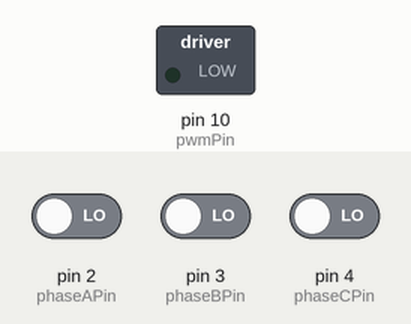
A sketch run on a simulated Arduino Uno, built with avr-gcc and run on an emulated ATmega328P. Shown: switched loads named in the sketch (green lamp = pin HIGH). The inputs (shaded band) are chosen by the test bench; at power-on: pin 2 (phaseAPin) LOW, pin 3 (phaseBPin) LOW, pin 4 (phaseCPin) LOW. What the sketch prints to the serial monitor is not drawn.

Above: at 1.2 s.
1.3 s: pin 2 (phaseAPin) driven HIGH
Timing chart, 0 to 8.1 s (numbered marks = the images above; inputs shaded):
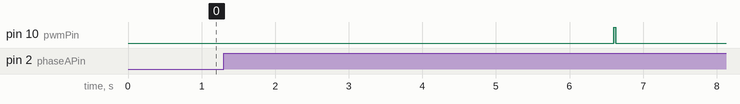

The sketch:

linear_velocity_reading.ino
```cpp
const int phaseAPin = 2; // Digital pin connected to Phase A
const int phaseBPin = 3; // Digital pin connected to Phase B
const int phaseCPin = 4; // Digital pin connected to Phase C
const int pwmPin = 10;    // PWM output pin (you can use 3, 5, 6, 9, 10, or 11 on most Arduinos)
const int frequency = 50; // Desired frequency in Hz

const float radius = 0.05; // Radius of the wheel/pulley in meters (example value)

volatile int currentState = 0;
volatile int lastState = 0;
volatile unsigned long lastTime = 0;
float velocity = 0;
float linearVelocity = 0;

void setup() {
  Serial.begin(9600); // Start serial communication at 9600 bps

  pinMode(phaseAPin, INPUT); // Set Phase A pin as input
  pinMode(phaseBPin, INPUT); // Set Phase B pin as input
  pinMode(phaseCPin, INPUT); // Set Phase C pin as input

  // Set the PWM pin as an output
  pinMode(pwmPin, OUTPUT);

  // Configure the PWM frequency
  setPwmFrequency(pwmPin, frequency);

  // Attach interrupts to the Hall sensor pins
  attachInterrupt(digitalPinToInterrupt(phaseAPin), updateState, CHANGE);
  attachInterrupt(digitalPinToInterrupt(phaseBPin), updateState, CHANGE);
  attachInterrupt(digitalPinToInterrupt(phaseCPin), updateState, CHANGE);

  lastTime = micros(); // Initialize time
}

void loop() {
  // Set the duty cycle to 7.5%
  analogWrite(pwmPin, 19); // 7.5% duty cycle

  delay(200);

  analogWrite(pwmPin, 0);

  delay(2000); // 20ms delay to match the period of the PWM signal
}

void updateState() {
  // Combine the sensor states into a single number
  int phaseA = digitalRead(phaseAPin); // Read Phase A
  int phaseB = digitalRead(phaseBPin); // Read Phase B
  int phaseC = digitalRead(phaseCPin); // Read Phase C

  currentState = (phaseA << 2) | (phaseB << 1) | phaseC;

  if (currentState != lastState) {
    unsigned long currentTime = micros();
    unsigned long timeDiff;

    // Calculate the time difference considering overflow
    if (currentTime >= lastTime) {
      timeDiff = currentTime - lastTime;
    } else {
      timeDiff = (4294967295UL - lastTime) + currentTime + 1;
    }

    if (timeDiff > 0) {
      // Calculate velocity (angle change per unit time)
      velocity = 60000000.0 / timeDiff; // Degrees per second (assuming 60-degree steps)
      float angularVelocityRad = velocity * (PI / 180.0); // Convert to radians per second
      linearVelocity = angularVelocityRad * radius; // Calculate linear velocity

      Serial.println("<<<<<<<<<<<<<<");
      Serial.print("Phase A: "); Serial.print(phaseA);
      Serial.print(", Phase B: "); Serial.print(phaseB);
      Serial.print(", Phase C: "); Serial.println(phaseC);
      Serial.print("Current State: "); Serial.println(currentState, BIN);
      Serial.print("Time Diff: "); Serial.println(timeDiff);
      Serial.print("Linear Velocity: "); Serial.print(linearVelocity);
      Serial.println(" m/s");
    }

    lastTime = currentTime;
    lastState = currentState;
  }
}

// Function to estimate angle based on Hall sensor state
int getAngle(int state) {
  switch (state) {
    case 0b101: return 0;
    case 0b100: return 60;
    case 0b110: return 120;
    case 0b010: return 180;
    case 0b011: return 240;
    case 0b001: return 300;
    default: return -1; // Invalid state
  }
}

void setPwmFrequency(int pin, int frequency) {
  int prescaleValue;
  int timer;

  if (pin == 5 || pin == 6) {
    timer = 0;
  } else if (pin == 9 || pin == 10) {
    timer = 1;
  } else if (pin == 3 || pin == 11) {
    timer = 2;
  } else {
    return; // Not a valid PWM pin
  }

  switch (frequency) {
    case 50:
      prescaleValue = 0x05; // 1024 prescale value for Timer1 (50Hz approx)
      break;
    default:
      return; // Unsupported frequency
  }

  if (timer == 1) {
    TCCR1B = TCCR1B & 0b11111000 | prescaleValue;
  }
}
```
